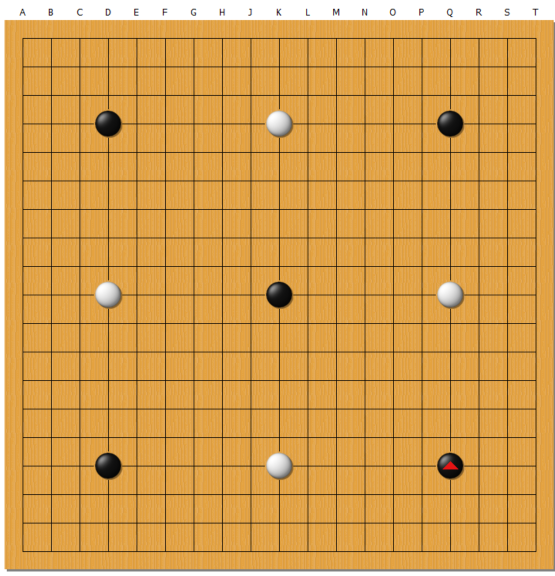
#> input picture opencv_py_demo/weiqi/weiqi4.png, 1109 x 1151 px (shown at 1/2 size)
$ python detect_weiqi2.py
#> lines starting #> are read from the running program, lines starting #| are printed output that depends on the picture; after the words box and inside, x2 and y2 are one past the last pixel; in counts of white or black regions, pixels touching at a corner belong together
#> further down, img is the input picture: shape (1151, 1109, 3); mean B, G, R 78.6, 159.8, 215.1
from PIL import ImageGrab
import numpy as np
import cv2
from glob import glob
import os

import time


#Python将数字转换成大写字母
def getChar(number):
    factor, moder = divmod(number, 26) # 26 字母个数
    modChar = chr(moder + 65)          # 65 -> 'A'
    if factor != 0:
        modChar = getChar(factor-1) + modChar # factor - 1 : 商为有效值时起始数为 1 而余数是 0
    return modChar
def getChars(length):
    return [getChar(index) for index in range(length)]


"""  "*******************************************************************************************
*函数功能 ：统计二值化图片黑色像素点百分比
*输入参数 ：输入裁剪后图像，
*返 回 值 ：返回黑色像素点占比0-1之间
*编写时间 ： 2021.6.30
*作    者 ： diyun
********************************************************************************************"""
def Heise_zhanbi(img):
    [height, width, tongdao] = img.shape
    #print(width, height, tongdao)
    # cv2.imshow("3", img)
    # cv2.waitKey(20)
    gray = cv2.cvtColor(img, cv2.COLOR_BGR2GRAY)
    # [15 lines of commented-out code are left out]

    a = np.sum(gray < 125)
    zhanbi = (float)(a) / (float)(height*width)
    #print("黑色像素个数", a, "黑色像素占比", zhanbi)
    return zhanbi


"""  "*******************************************************************************************
*函数功能 ：统计二值化图片白色像素点百分比
*输入参数 ：输入裁剪后图像，
*返 回 值 ：返回白色像素点占比0-1之间
*编写时间 ： 2021.6.30
*作    者 ： diyun
********************************************************************************************"""
def Baise_zhanbi(img):
    [height, width, tongdao] = img.shape
    #print(width, height, tongdao)
    # cv2.imshow("3", img)
    # cv2.waitKey(20)
    gray = cv2.cvtColor(img, cv2.COLOR_BGR2GRAY)
    # [15 lines of commented-out code are left out]
    b=np.sum(gray>235)
    zhanbi = (float)(b) / (float)(height*width)
    #print("白色像素个数", b, "白色像素占比", zhanbi)
    return zhanbi

"""  "*******************************************************************************************
*函数功能 ：定位棋盘位置
*输入参数 ：截图
*返 回 值 ：裁剪后的图像
*编写时间 ： 2021.6.30
*作    者 ： diyun
********************************************************************************************"""
def dingweiqizi_weizhi(img):
    '''********************************************
    1、定位棋盘位置
    ********************************************'''
    #img = cv2.imread("./screen/1.jpg")

    image = img.copy()
    w, h, c = img.shape
#> w = 1151; h = 1109; c = 3
    img2 = np.zeros((w, h, c), np.uint8)
    img3 = np.zeros((w, h, c), np.uint8)
    # img = ImageGrab.grab() #bbox specifies specific region (bbox= x,y,width,height *starts top-left)

    hsv = cv2.cvtColor(img, cv2.COLOR_BGR2HSV)
#> hsv: shape (1151, 1109, 3); mean H, S, V 16.8, 162, 215.1
    lower = np.array([10, 0, 0])
    upper = np.array([40, 255, 255])
    mask = cv2.inRange(hsv, lower, upper)
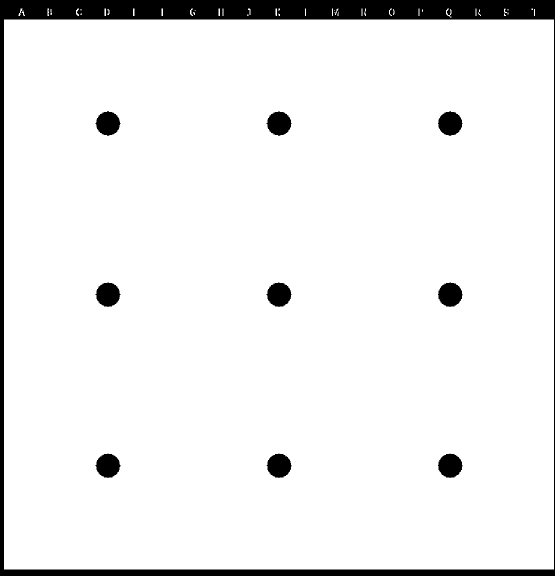
#> mask: shape (1151, 1109) (shown at 1/2 size); 93.6% white; 10 black regions, largest, box (x1, y1, x2, y2) and area: (0, 0, 1109, 1151) 65346, (533, 564, 583, 614) 1818, (876, 564, 925, 614) 1815
    erodeim = cv2.erode(mask, None, iterations=2)  # 腐蚀
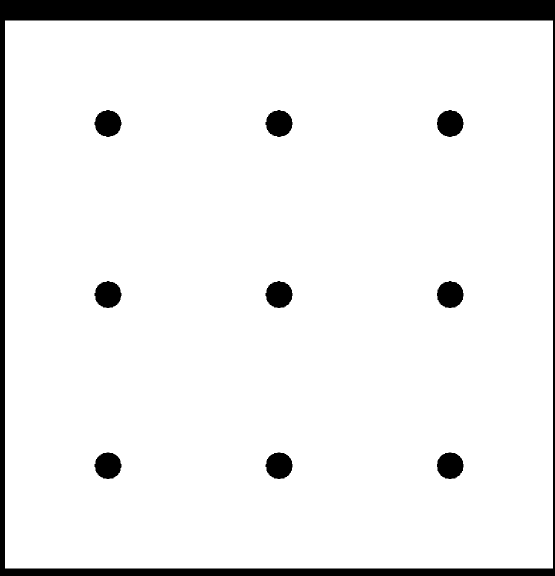
#> erodeim: shape (1151, 1109) (shown at 1/2 size); 92.5% white; 10 black regions, largest, box (x1, y1, x2, y2) and area: (0, 0, 1109, 1151) 75243, (531, 562, 585, 616) 2237, (874, 562, 927, 616) 2229
    dilateim = cv2.dilate(erodeim, None, iterations=2)
#> dilateim: shape (1151, 1109); 93.5% white; 10 black regions, largest, box (x1, y1, x2, y2) and area: (0, 0, 1109, 1151) 66459, (533, 564, 583, 614) 1821, (876, 564, 925, 614) 1817

    img = cv2.bitwise_and(img, img, mask=dilateim)
    frame = cv2.cvtColor(img, cv2.COLOR_BGR2GRAY)
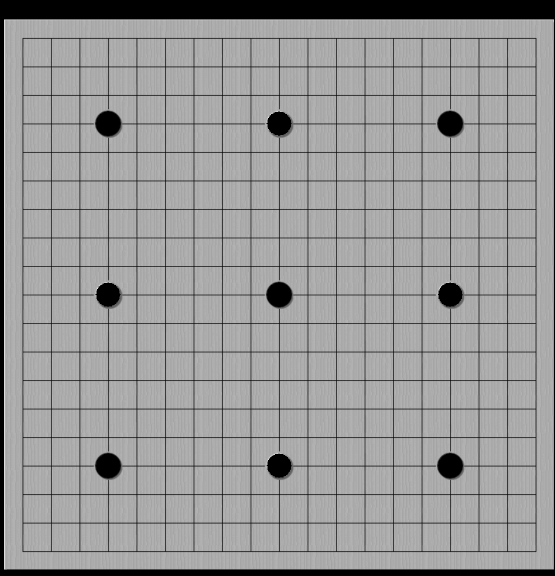
#> frame: shape (1151, 1109) (shown at 1/2 size); min 0, max 254, mean 153
    ret, dst = cv2.threshold(frame, 100, 255, cv2.THRESH_BINARY)
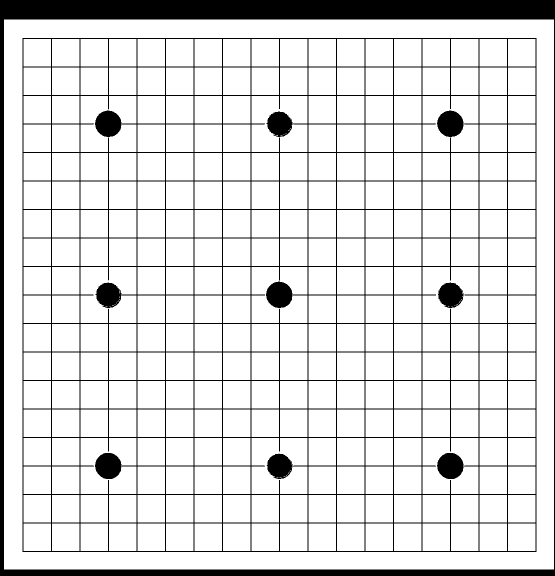
#> dst: shape (1151, 1109) (shown at 1/2 size); 87.5% white; 11 black regions
    contours, hierarchy = cv2.findContours(dst, cv2.RETR_LIST, cv2.CHAIN_APPROX_SIMPLE)
#> contours = 343 contours, 35 with area under 20; largest, box (x1, y1, x2, y2) and area: (8, 39, 1108, 1139) 1207801, (44, 75, 1074, 1105) 1058839, (845, 876, 957, 988) 11995, (503, 876, 615, 988) 11995, (161, 534, 273, 646) 11995


    #cv2.imshow("0", img)

    i = 0
    maxarea = 0
    nextarea = 0
    maxint = 0
    for c in contours:
        if cv2.contourArea(c) > maxarea:
            maxarea = cv2.contourArea(c)
            maxint = i
        i += 1
#> this loop made 343 passes
#> (c, maxarea) on pass 1: ([[1016, 1047], [1016, 1101], [1070, 1101], [1070, 1047]], 2916)
#> maxarea on passes 62, 342, 343: 11995, 1058839, 1207801
#> after the loop, i = 343; maxarea = 1207801; maxint = 342

    # 多边形拟合
    epsilon = 0.02 * cv2.arcLength(contours[maxint], True)
#> epsilon = 87.92
    if epsilon < 1:
        print("error :   epsilon < 1")
        pass

    # 多边形拟合
    approx = cv2.approxPolyDP(contours[maxint], epsilon, True)
#> approx = [[8, 39], [8, 1138], [1107, 1138], [1107, 39]]
    [[x1, y1]] = approx[0]
#> x1 = 8; y1 = 39
    [[x2, y2]] = approx[2]
#> x2 = 1107; y2 = 1138

    checkerboard = image[y1:y2, x1:x2]
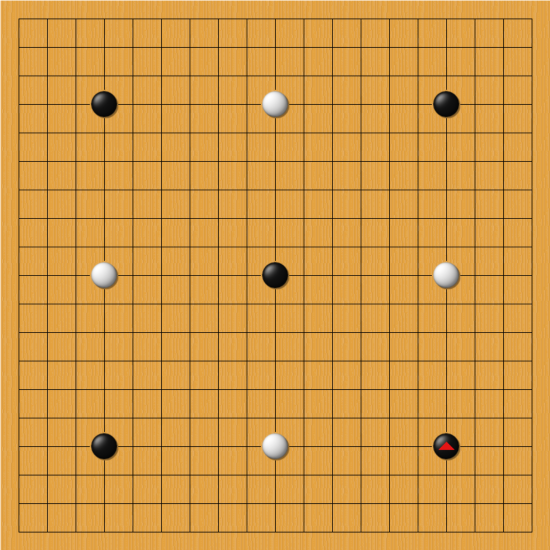
#> checkerboard: shape (1099, 1099, 3) (shown at 1/2 size); mean B, G, R 69.7, 155.4, 213.7
    # cv2.imshow("1", checkerboard)
    # cv2.waitKey(1000)
    #cv2.destroyAllWindows()
    return checkerboard

"""  "*******************************************************************************************
*函数功能 ：定位棋子颜色及位置
*输入参数 ：裁剪后的图像
*返 回 值 ：棋子颜色及位置列表
*编写时间 ： 2021.6.30
*作    者 ： diyun
********************************************************************************************"""
def dingweiqizi_yanse_weizhi(img):
    '''********************************************
    2、识别棋盘棋子位置及颜色及序号；
    ********************************************'''
    #img = cv2.imread("./checkerboard/checkerboard_1.jpg")
    img = cv2.resize(img, (724,724), interpolation=cv2.INTER_AREA)
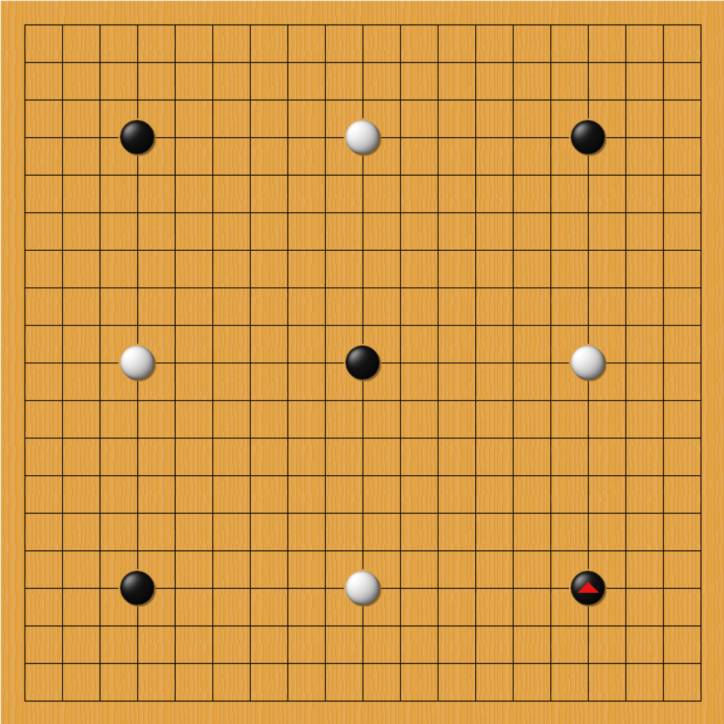
#> img: shape (724, 724, 3); mean of channels 0, 1, 2 69.7, 155.4, 213.7; drawn as B, G, R
    #cv2.imshow("src",img)
    #cv2.waitKey(1000)

    #变量定义
    small_length=38  #每个小格宽高
    qizi_zhijing=38#棋子直径

    list = [[0 for i in range(19)] for j in range(19)]
    #print(list)

    for i in range(19):
        for j in range(19):

            lie = i
            hang = j

            Tp_x = small_length * lie
            Tp_y = small_length * hang
            Tp_width = qizi_zhijing
            Tp_height = qizi_zhijing

            img_temp=img[Tp_y:Tp_y+Tp_height, Tp_x:Tp_x+Tp_width]#参数含义分别是：y、y+h、x、x+w

            heise_zhanbi=Heise_zhanbi(img_temp)
            if heise_zhanbi>0.5:
                list[hang][lie]=2#黑色
                print("第", j+1, "行，第", i+1, "列棋子为黑色")
                #print("当前棋子为黑色")
            else:
                baise_zhanbi = Baise_zhanbi(img_temp)
                if baise_zhanbi > 0.15:
                    list[hang][lie] = 1  # 白色
                    print("第", j+1, "行，第",i+1 , "列棋子为白色")
                    #print("当前棋子为白色")
                else:
                    list[hang][lie] = 0  # 无棋子
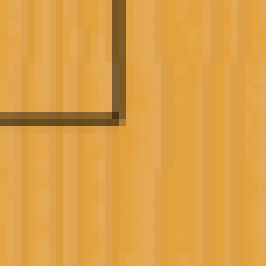
#> img_temp: shape (38, 38, 3) (shown 7 times larger); mean of channels 0, 1, 2 70.8, 160, 220.7; drawn as B, G, R
#> after the loop, list = 19 items
                    # [5 lines of commented-out code are left out]
    return  list


if __name__ =="__main__":
    list0 = [[0 for i in range(19)] for j in range(19)]
    list_finall = []
    img = cv2.imread("weiqi4.png")
    start_time = time.time()
    '''********************************************
    1、定位棋盘位置
    ********************************************'''
    img_after=dingweiqizi_weizhi(img)
    time1= time.time()
    print(time1- start_time )
    #cv2.imshow("src",img)

    '''********************************************
    2、识别棋盘棋子位置及颜色及序号；
    ********************************************'''
    list1=dingweiqizi_yanse_weizhi(img_after)
#> list1 = 19 items
    time2= time.time()
    print(time2 - time1)
    print(time2- start_time )
    #print(list1)

$ run again, with opencv_py_demo/weiqi/weiqi2.png copied over opencv_py_demo/weiqi/weiqi4.png
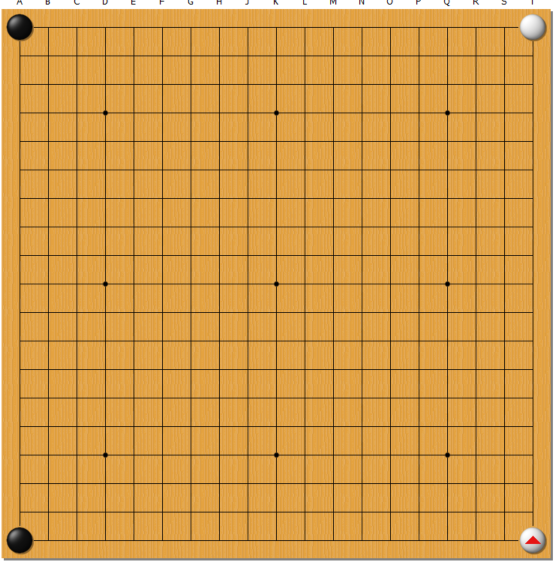
#> input picture opencv_py_demo/weiqi/weiqi2.png, 1109 x 1127 px (shown at 1/2 size)
#> img is the input picture: shape (1127, 1109, 3); mean B, G, R 74.4, 157.9, 214.8
#> hsv: shape (1127, 1109, 3); mean H, S, V 17.3, 166.7, 214.9
#> in dingweiqizi_weizhi, `mask = cv2.inRange(hsv, lower, upper)`:
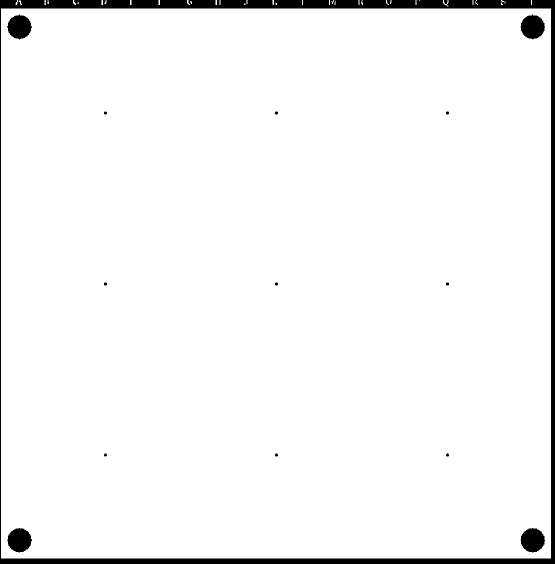
#> mask: shape (1127, 1109) (shown at 1/2 size); 96.3% white; 14 black regions, largest, box (x1, y1, x2, y2) and area: (0, 0, 1109, 1127) 39106, (1041, 1056, 1090, 1105) 1800, (14, 1056, 64, 1105) 1796
#> erodeim: shape (1127, 1109); 95.3% white; 14 black regions, largest, box (x1, y1, x2, y2) and area: (0, 0, 1109, 1127) 48627, (12, 1054, 66, 1107) 2208, (1039, 1054, 1092, 1107) 2208
#> dilateim: shape (1127, 1109); 96.2% white; 14 black regions, largest, box (x1, y1, x2, y2) and area: (0, 0, 1109, 1127) 39843, (1041, 1056, 1090, 1105) 1800, (14, 1056, 64, 1105) 1796
#> dst: shape (1127, 1109); 90% white; 6 black regions
#> contours = 343 contours, 17 with area under 20; largest, box (x1, y1, x2, y2) and area: (2, 17, 1102, 1117) 1207801, (38, 53, 1068, 1083) 1046503, (953, 1025, 1008, 1080) 2916, (896, 1025, 951, 1080) 2916, (839, 1025, 894, 1080) 2916
#> the loop in dingweiqizi_weizhi, `for c in contours:` made 343 passes
#> (c, maxarea) on pass 11: ([[953, 1025], [953, 1079], [1007, 1079], [1007, 1025]], 2916)
#> after the loop in dingweiqizi_weizhi, `for c in contours:`: i = 343; maxarea = 1207801; maxint = 342
#> epsilon = 87.92
#> approx = [[2, 17], [2, 1116], [1101, 1116], [1101, 17]]
#> x1 = 2; y1 = 17
#> x2 = 1101; y2 = 1116
#> after the loop in dingweiqizi_yanse_weizhi, `for i in range(19):`:
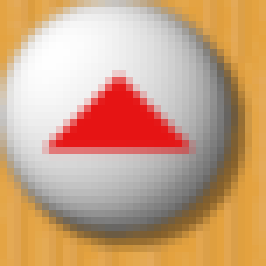
#> img_temp: shape (38, 38, 3) (shown 7 times larger); mean of channels 0, 1, 2 130.7, 163.4, 202.8; drawn as B, G, R
#> after the loop in dingweiqizi_yanse_weizhi, `for i in range(19):`: list = 19 items

$ run again, with opencv_py_demo/weiqi/weiqi.png copied over opencv_py_demo/weiqi/weiqi4.png
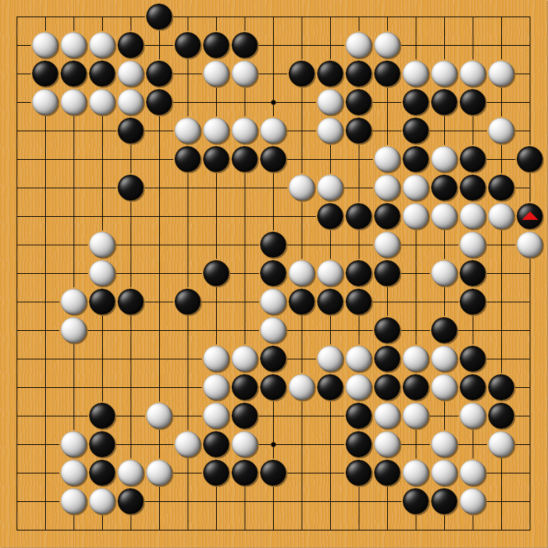
#> input picture opencv_py_demo/weiqi/weiqi.png, 1096 x 1096 px (shown at 1/2 size)
#> img is the input picture: shape (1096, 1096, 3); mean B, G, R 79.9, 144, 187.6
#> hsv: shape (1096, 1096, 3); mean H, S, V 13.8, 130.5, 187.6
#> in dingweiqizi_weizhi, `mask = cv2.inRange(hsv, lower, upper)`:
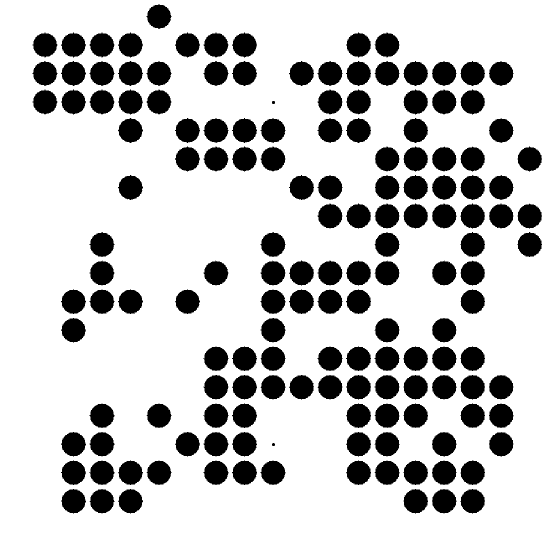
#> mask: shape (1096, 1096) (shown at 1/2 size); 77.2% white; 154 black regions, largest, box (x1, y1, x2, y2) and area: (692, 407, 742, 457) 1825, (635, 521, 685, 571) 1825, (692, 521, 742, 571) 1825
#> erodeim: shape (1096, 1096); 71.9% white; 154 black regions, largest, box (x1, y1, x2, y2) and area: (690, 405, 744, 459) 2241, (747, 462, 801, 516) 2241, (633, 519, 687, 573) 2241
#> dilateim: shape (1096, 1096); 77.2% white; 154 black regions, largest, box (x1, y1, x2, y2) and area: (692, 407, 742, 457) 1825, (749, 464, 799, 514) 1825, (635, 521, 685, 571) 1825
#> dst: shape (1096, 1096); 70.5% white; 164 black regions
#> contours = 907 contours, 674 with area under 20; largest, box (x1, y1, x2, y2) and area: (0, 0, 1096, 1096) 1199025, (32, 32, 1062, 1062) 294043, (92, 434, 318, 717) 42810, (345, 32, 1062, 405) 28396, (320, 491, 489, 660) 21068
#> the loop in dingweiqizi_weizhi, `for c in contours:` made 907 passes
#> (c, maxarea) on pass 20: ([[1004, 1004], [1004, 1058], [1058, 1058], [1058, 1004]], 2916)
#> after the loop in dingweiqizi_weizhi, `for c in contours:`: i = 907; maxarea = 1199025; maxint = 906
#> epsilon = 87.6
#> approx = [[0, 0], [0, 1095], [1095, 1095], [1095, 0]]
#> x1 = 0
#> x2 = 1095
#> in dingweiqizi_yanse_weizhi, `img = cv2.resize(img, (724,724), interpolation=cv2.INTER_AREA)`:
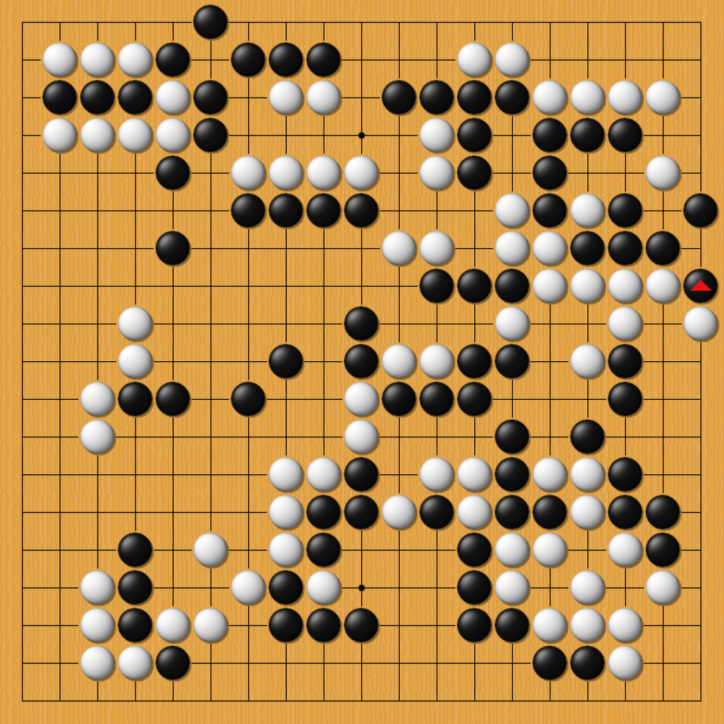
#> img: shape (724, 724, 3); mean of channels 0, 1, 2 79.9, 144, 187.6; drawn as B, G, R
#> after the loop in dingweiqizi_yanse_weizhi, `for i in range(19):`: list = 19 items
